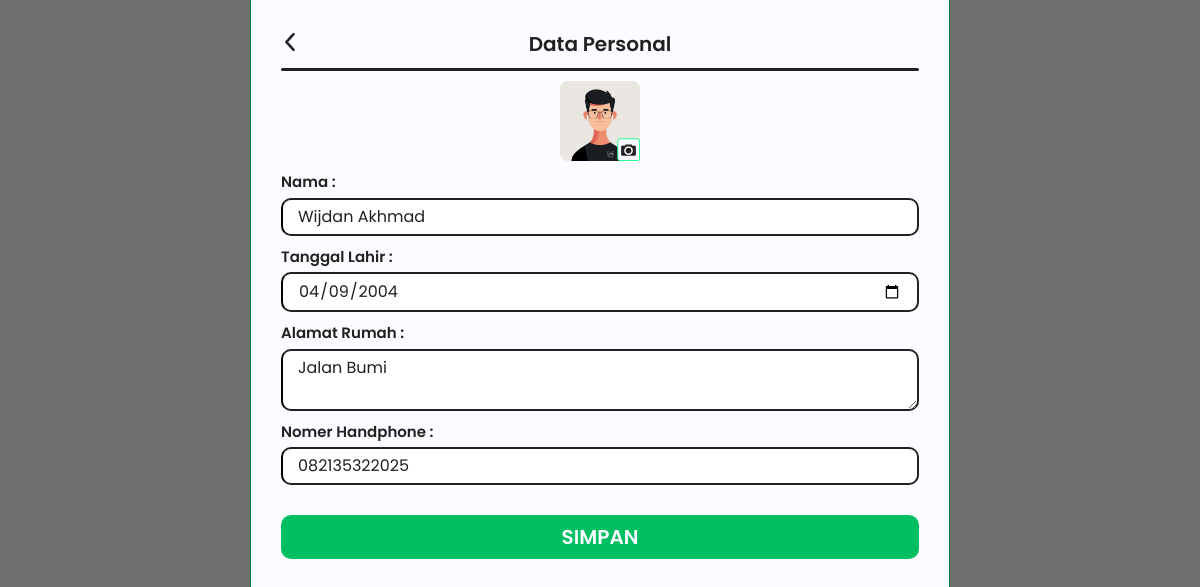
Screenshot of /view/security/profile_dataPersonal.php (signed in) with the database file from the repository.
### tables this page shows
CREATE TABLE `security` (
  `id_security` int(11) NOT NULL,
  `nama` varchar(255) NOT NULL,
  `tgl_lhr` date NOT NULL,
  `noHp` varchar(20) NOT NULL,
  `alamat` text NOT NULL,
  `id_user` int(11) NOT NULL
);

### view/security/profile_dataPersonal.php (the view, shortened to what this page needs)
<?php
require "../../model/be_main.php";
$id_user = $_SESSION["id_user"];
$query = "SELECT * FROM security WHERE id_user = $id_user";
$hasil = mysqli_query($koneksi, $query);
$data = mysqli_fetch_assoc($hasil);
?>
<!DOCTYPE html>
<html lang="en">
<head>
  <?php include "../../tamplate/meta.php" ?>
</head>
<body class="flex flex-col gap-[10px] p-[30px] w-full h-screen bg-s-white border-x border-ijo-600 mx-auto md:w-9/12 lg:w-7/12">
  <div class="flex justify-between w-full">
    <a href="profile.php">
      <img src="../../assets/icon/guest-icon-arrow.png" alt="kembali">
    </a>
    <h1 class="font-semibold text-xl text-s-black text-center">Data Personal</h1>
  </div>
  <div class="h-[3px] w-full bg-s-black rounded"></div>
  <main>
    <form action="" method="post" class="flex flex-col gap-[10px]">
      <div class="flex justify-center items-center">
        <label for="foto" class="relative cursor-pointer">
          <img src="../../assets/img/anonim.jpg" id="foto-preview" alt="Foto Profile" class="size-[80px] rounded-[8px]">
          <img src="../../assets/icon/dataPersonal-icon-kamera.png" alt="kamera" class="absolute bottom-0 right-0">
        </label>
      </div>
      <div class="flex flex-col gap-1">
        <label for="nama" class="font-semibold text-[15px] text-s-black">Nama :</label>
        <input type="text" name="nama" id="nama" placeholder="Masukkan Nama Anda" value="<?= $data['nama'] ?>" class="px-[15px] py-[5px] rounded-[10px] text-s-black border-[2px] border-s-black">
      </div>
      <div class="flex flex-col gap-1">
        <label for="tgl" class="font-semibold text-[15px] text-s-black">Tanggal Lahir :</label>
        <input type="date" name="tgl" id="tgl" class="px-[15px] py-[5px] rounded-[10px] text-s-black border-[2px] border-s-black" value="<?= $data['tgl_lhr'] ?>">
      </div>
      <div class="flex flex-col gap-1">
        <label for="alamat" class="font-semibold text-[15px] text-s-black">Alamat Rumah :</label>
        <textarea type="text" name="alamat" id="alamat" placeholder="Masukan Alamat Rumah Anda" class="px-[15px] py-[5px] rounded-[10px] text-s-black border-[2px] border-s-black"><?= $data['alamat'] ?></textarea>
      </div>
      <div class="flex flex-col gap-1">
        <label for="NoHp" class="font-semibold text-[15px] text-s-black">Nomer Handphone :</label>
        <input type="text" name="NoHp" id="NoHp" placeholder="Masukkan Nomer Handphone Anda" class="px-[15px] py-[5px] rounded-[10px] text-s-black border-[2px] border-s-black" value="<?= $data['noHp'] ?>">
      </div>
      <button type="submit" name="submit" class="px-[30px] py-[8px] mt-[20px] bg-ijo-500 w-full rounded-[10px] hover:bg-ijo-300">
        <p class="font-semibold text-xl text-s-white">SIMPAN</p>
      </button>
    </form>
  </main>
</body>
</html>

### rows the page displays
security: nama "Wijdan Akhmad", tgl "04/09/2004", alamat "Jalan Bumi", NoHp "082135322025"
